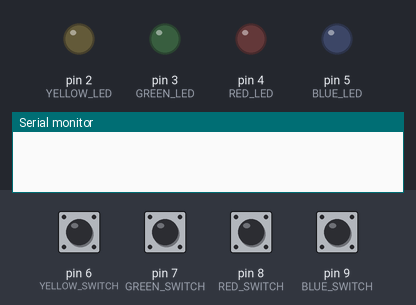
A sketch run on a simulated Arduino Uno, built with avr-gcc and run on an emulated ATmega328P. On the bench: output pins drawn as LEDs (lit = HIGH), the last lines printed to the serial monitor. Dashed ring = blinking. Inputs (shaded band) come from the test bench; at power-on: pin 6 (YELLOW_SWITCH), pin 7 (GREEN_SWITCH), pin 8 (RED_SWITCH), pin 9 (BLUE_SWITCH) LOW. Random numbers use the default seed unless the sketch sets one.

Above: at 2.8 s.
2.9 s: pin 8 (RED_SWITCH) pulled HIGH for 0.15 s
At 4.05 s:
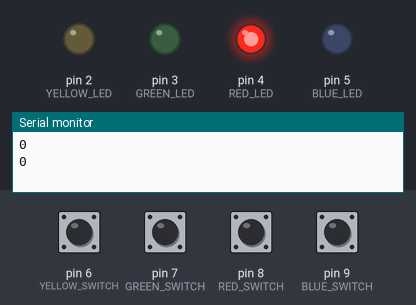
5.9 s: pin 6 (YELLOW_SWITCH) pulled HIGH for 0.15 s
At 9.05 s:
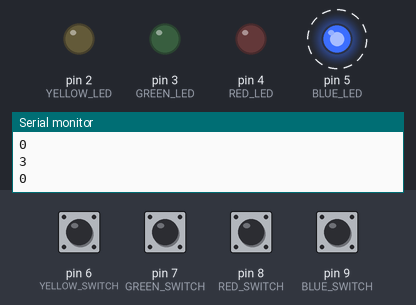
Timing chart, 0 to 12.4 s (numbered marks = the images above; inputs shaded):
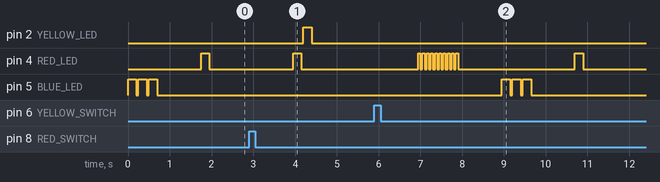

Measured:
- after the input at 2.9 s, pin 2 (YELLOW_LED): LOW → HIGH after 1.3 s, → LOW 0.20 s later; pin 4 (RED_LED): LOW → HIGH after 1.1 s, → LOW 0.20 s later
- after the input at 5.9 s, pin 4 (RED_LED): goes 9 × (HIGH 0.05 s, LOW 0.05 s), HIGH 0.05 s, LOW 2.8 s, HIGH 0.20 s, then LOW, starting after 1.1 s; pin 5 (BLUE_LED): alternates HIGH for 0.20 s and LOW for 0.05 s, 6 changes in all, then stays LOW, starting after 3.1 s
- by itself, pin 5 (BLUE_LED): alternates HIGH for 0.20 s and LOW for 0.05 s, 6 changes in all, then stays LOW

The sketch:

SimonGame.ino
```cpp
/* Author: Jagjot Jhajj
 *
 * This is a Simon Game built on an Arduino. There should be a Fritzing diagram included in the
 * file to show how the Arduino should be wired.
 *
 * The game works as follows:
 * A blue light will flash 3 times to signal the game is starting.
 * Then, a single light will flash. The user must press the switch corresponding to this light.
 * If the correct switch is pressed, then two lights will now flash, one after the other, with
 * the first light being the same light that flashed on the previous turn. The user must then
 * press the two corresponging switches, in order. On the nth turn, the first (n-1) lights to flash
 * are the lights that flashed on turn (n-1), and the nth light is randomly generated.
 *
 * If at any point the user presses an incorrect switch, the game will stop and a red light will quickly flash
 * 10 times to signal that the game is lost.
 *
 * If the user has gotten through all of the turns successfully, a green light will quickly flash
 * 10 times to signal that the game is won.
 *
 */

//The pins for the LEDs
const int RED_LED = 4;
const int BLUE_LED = 5;
const int GREEN_LED = 3;
const int YELLOW_LED = 2;

//The pins for the switches corresponding to an LED
const int RED_SWITCH = 8;
const int BLUE_SWITCH = 9;
const int GREEN_SWITCH = 7;
const int YELLOW_SWITCH = 6;


//Constants representing a colour, used for the random number generator and comparisons
const int RED = 0;
const int BLUE = 1;
const int GREEN = 2;
const int YELLOW = 3;

//The number of turns the game will go through before ending
const int NUM_TURNS = 5;

//Delay between turns
const int TURN_DELAY = 1000;

//When a light is flashing, the time an LED is on for
const int LIGHT_DELAY = 200;
//When a light is flashing, the time an LED is off for
const int PAUSE_DELAY = 50;

//This delay is for debouncing, to prevent any hardware errors from incorrectly reading a button as pressed
//when it hasn't been. A smaller number can increase hardware error chance while a larger number can make it
//so that a user has pressed a button but the machine did not read it. I find that 50 is a good number to use
const int DEBOUNCE_DELAY = 50;

//The array holding the pattern
int light_pattern[NUM_TURNS];

void setup() {
  Serial.begin(9600);

  //Random seed is generated by noise from the unused analog pin
  randomSeed(analogRead(0));

  pinMode(RED_LED, OUTPUT);
  pinMode(BLUE_LED, OUTPUT);
  pinMode(GREEN_LED, OUTPUT);
  pinMode(YELLOW_LED, OUTPUT);

  pinMode(RED_SWITCH, INPUT);
  pinMode(BLUE_SWITCH, INPUT);
  pinMode(GREEN_SWITCH, INPUT);
  pinMode(YELLOW_SWITCH, INPUT);


}

void loop() {

  //Make sure all lights are off at the start
  digitalWrite(RED_LED,LOW);
  digitalWrite(BLUE_LED,LOW);
  digitalWrite(GREEN_LED,LOW);
  digitalWrite(YELLOW_LED,LOW);

  //This loop creates the pattern, using random numbers
  for(int i = 0; i < NUM_TURNS; i++){
    light_pattern[i] = random(0,4);

  }


  //Flash blue light three times to signal a new game is starting
  for(int i=0; i<3; i++){
    digitalWrite(BLUE_LED,HIGH);
    delay(LIGHT_DELAY);
    digitalWrite(BLUE_LED,LOW);
    delay(PAUSE_DELAY);
  }

  delay(TURN_DELAY);

  //Begin the game
  int turn = 1;
  boolean isWin = true;

  while(turn<=NUM_TURNS && isWin == true){

    //Flash the pattern for this turn
    for(int i = 0; i<turn; i++){
      if(light_pattern[i] == RED){
        digitalWrite(RED_LED,HIGH);
        delay(LIGHT_DELAY);
        digitalWrite(RED_LED,LOW);
        delay(PAUSE_DELAY);
      }

      else if(light_pattern[i] == BLUE){
            digitalWrite(BLUE_LED,HIGH);
            delay(LIGHT_DELAY);
            digitalWrite(BLUE_LED,LOW);
            delay(PAUSE_DELAY);
      }

      else if(light_pattern[i] == GREEN){
            digitalWrite(GREEN_LED,HIGH);
            delay(LIGHT_DELAY);
            digitalWrite(GREEN_LED,LOW);
            delay(PAUSE_DELAY);
      }
      else {
            digitalWrite(YELLOW_LED,HIGH);
            delay(LIGHT_DELAY);
            digitalWrite(YELLOW_LED,LOW);
            delay(PAUSE_DELAY);
      }


    }

    //This loop reads the input pattern from the user
    for(int i = 0; i<turn; i++){

        while(digitalRead(RED_SWITCH) == HIGH ||
              digitalRead(BLUE_SWITCH) == HIGH ||
              digitalRead(GREEN_SWITCH) == HIGH ||
              digitalRead(YELLOW_SWITCH) == HIGH){

              delay(10);
              }


        int input = -1;
        while(input == -1){

            if(digitalRead(RED_SWITCH) == HIGH){
              delay(DEBOUNCE_DELAY);
              if(digitalRead(RED_SWITCH) == HIGH){
                input = RED;
              }
            }

            else if(digitalRead(BLUE_SWITCH) == HIGH){
              delay(DEBOUNCE_DELAY);
              if(digitalRead(BLUE_SWITCH) == HIGH){
                input = BLUE;
              }
            }

            else if(digitalRead(GREEN_SWITCH) == HIGH){
              delay(DEBOUNCE_DELAY);
              if(digitalRead(GREEN_SWITCH) == HIGH){
                input = GREEN;
              }
            }

            else if(digitalRead(YELLOW_SWITCH) == HIGH){
              delay(DEBOUNCE_DELAY);
              if(digitalRead(YELLOW_SWITCH) == HIGH){
                input = YELLOW;
              }
            }

        }
        Serial.println(input);
        Serial.println(light_pattern[i]);

        //If the input does not match the pattern, end the game and make the program know its a loss
        if(light_pattern[i] != input){
          isWin = false;
          break;
        }

    }
    turn++;
    delay(TURN_DELAY);
  }

    //Flash a green light 10 times quickly if the user won
    if(isWin == true){
      for(int i=0; i<10; i++){
         digitalWrite(GREEN_LED,HIGH);
         delay(50);
         digitalWrite(GREEN_LED,LOW);
         delay(50);
         }
     }

  //Flash a red light 10 times quickly if the user lost
    else{
      for(int i=0; i<10; i++){
         digitalWrite(RED_LED,HIGH);
         delay(50);
         digitalWrite(RED_LED,LOW);
         delay(50);
         }
    }

  delay(TURN_DELAY);


}
```
